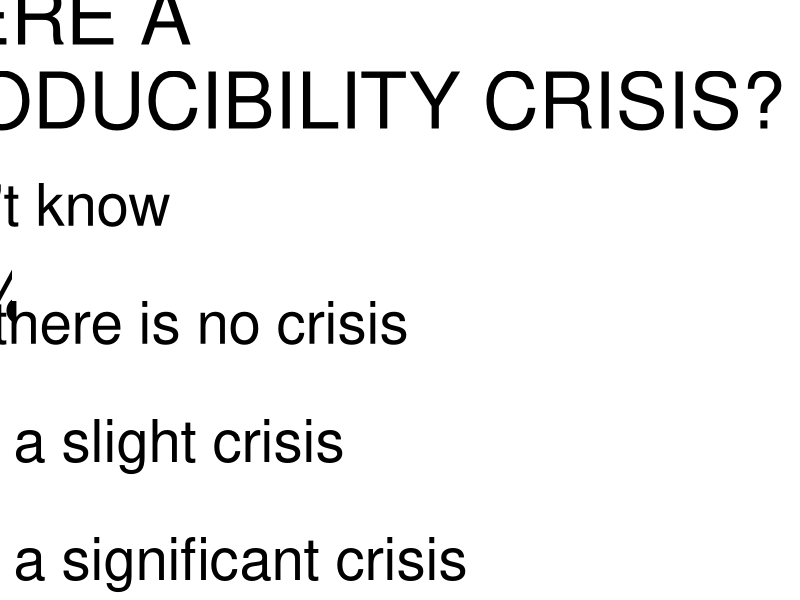
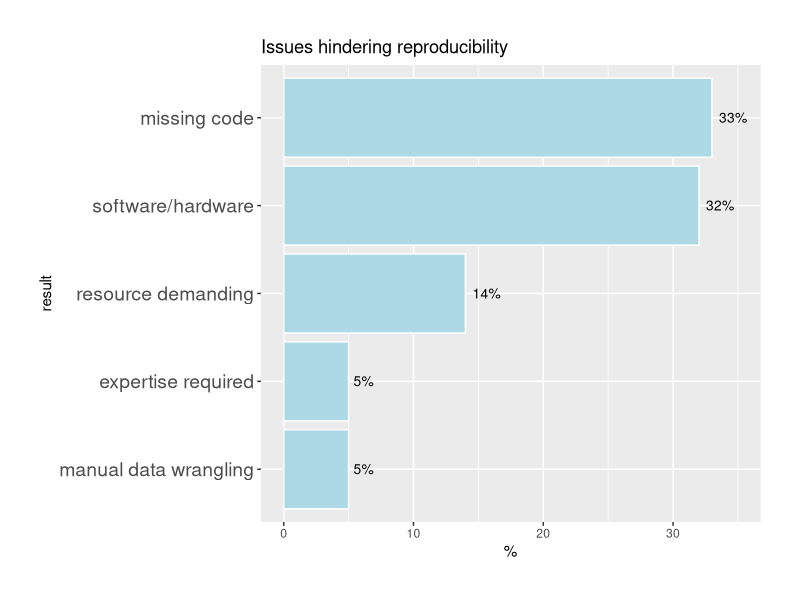

These figures' R source, in order:
## ---- chunk 1
#| echo: false
library(ggplot2)
blank_theme <- theme_minimal() +
  theme(
    axis.title.x = element_blank(),
    axis.title.y = element_blank(),
    panel.border = element_blank(),
    panel.grid   = element_blank(),
    axis.ticks   = element_blank(),
    axis.line    = element_blank(),
    axis.text.x  = element_blank(),
    axis.text.y  = element_blank(),
    legend.text  = element_text(size=42),
    legend.key.size = unit(3, 'cm'),
    legend.title=element_text(size=56)
    )
 
# Create test data.
data <- data.frame(
  category=factor(c("Don't know", "No, there is no crisis", "Yes, a slight crisis", "Yes, a significant crisis"),
          levels = c("Don't know", "No, there is no crisis", "Yes, a slight crisis", "Yes, a significant crisis")),
  count=c(7, 3, 38, 52)
)

# Compute the cumulative percentages (top of each rectangle)
data <- data[order(data$category), ]
data$ymax = cumsum(data$count) 

# Compute the bottom of each rectangle
data$ymin = c(0, head(data$ymax, n=-1))
 
# Make the plot
survey_plot <- ggplot(data, aes(stat="identity", ymax=ymax, ymin=ymin, xmax=4, xmin=3, fill=category)) +
   geom_rect() +
   scale_fill_manual(values=c("#d7d7d5", "#6695b9", "#ef9b9a", "#e05656")) +
   coord_polar(theta="y") + 
   xlim(c(2, 4)) + 
   geom_text(aes(label = paste0(round(count / sum(count) * 100, 1), "%"), 
        y = (ymin + ymax) / 2, x = 3.5), color = "black", size = 20) + blank_theme + labs(fill='IS THERE A\nREPRODUCIBILITY CRISIS?')
## ---- chunk 2
#| echo: false
#| fig-width: 30
#| fig-height: 30
survey_plot
## ---- chunk 3
#| echo: false
#| fig-width: 10
#| fig-height: 8
library(ggplot2)
library(gtable)
items = c(
        "manual data wrangling", # 5
        "expertise required", # 5
        "resource demanding", # 14
        "software/hardware", # 18 + 14
        "missing code" # 23+5+5
)
table4 <- data.frame(
    result = factor(items, levels = items),
    value  = c(5, 5, 14, 32, 33)
)

ggplot(
  table4, aes(y = result, x = value)) +
  geom_bar( stat  = "identity", fill  = "lightblue", color = "white") +
  theme(plot.margin=unit(c(1,1,1,1), 'cm'), axis.text.y = element_text(size=14)) +
  guides(fill = guide_legend(reverse = TRUE)) +
  geom_text( aes(label = paste0(value, "%")), hjust = -.25, color = "black", size = 3.5) + 
  labs(x = "%") +
  scale_x_continuous(limits = c(0, 35)) +
  ggtitle("Issues hindering reproducibility")
